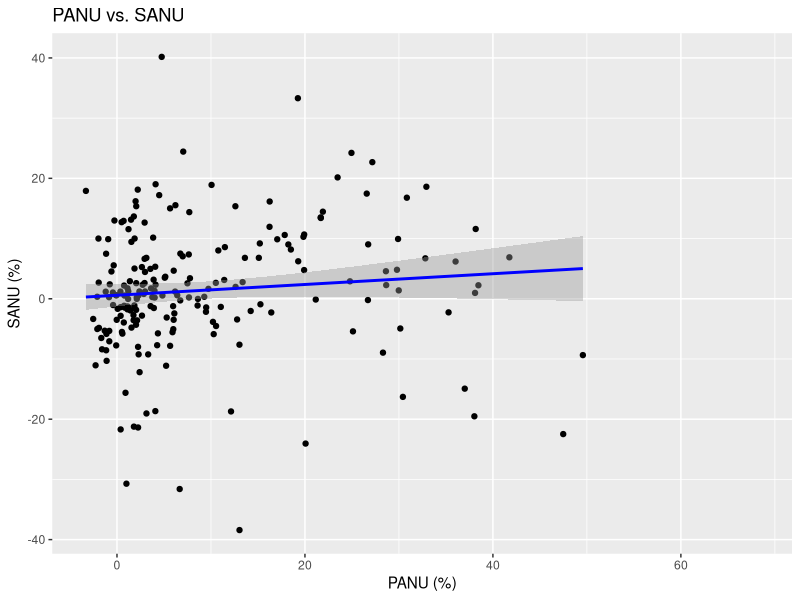
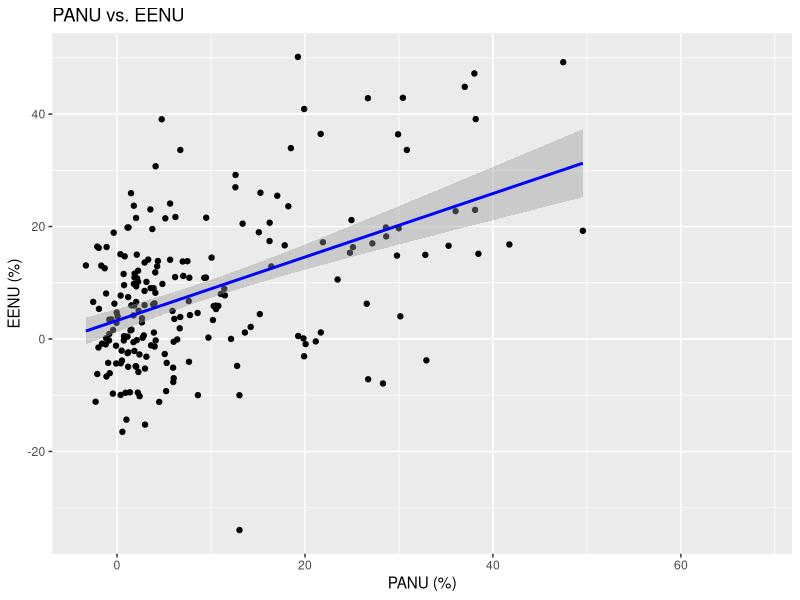
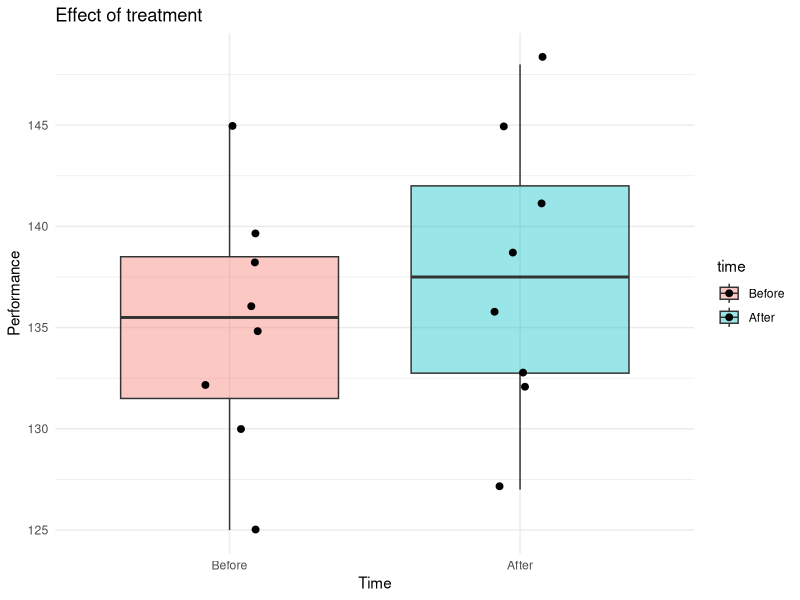
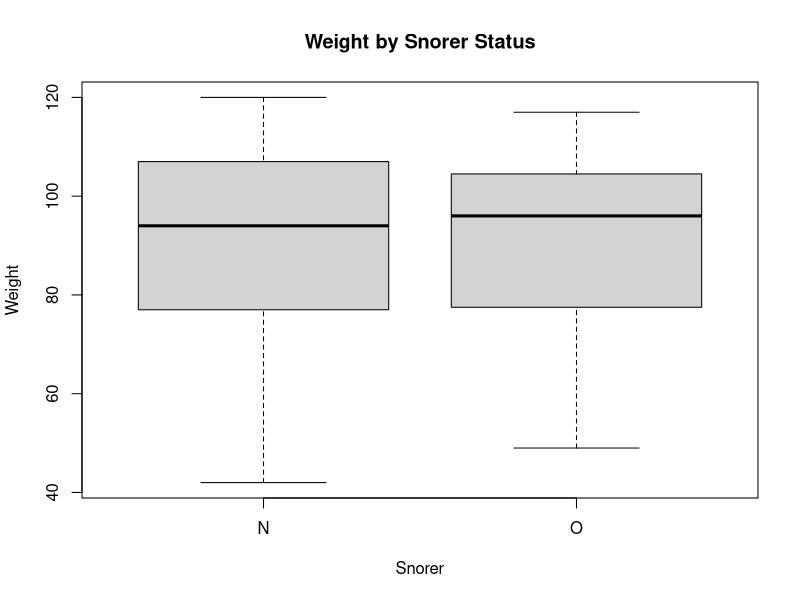
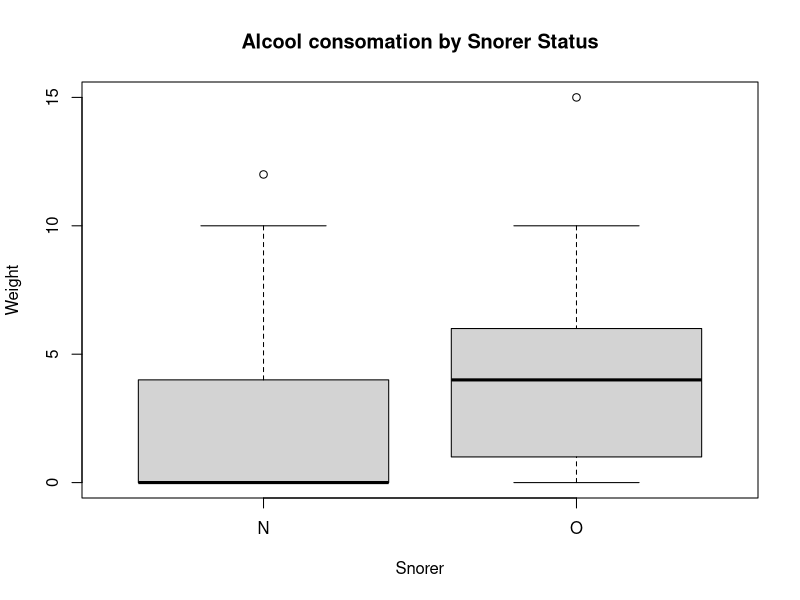
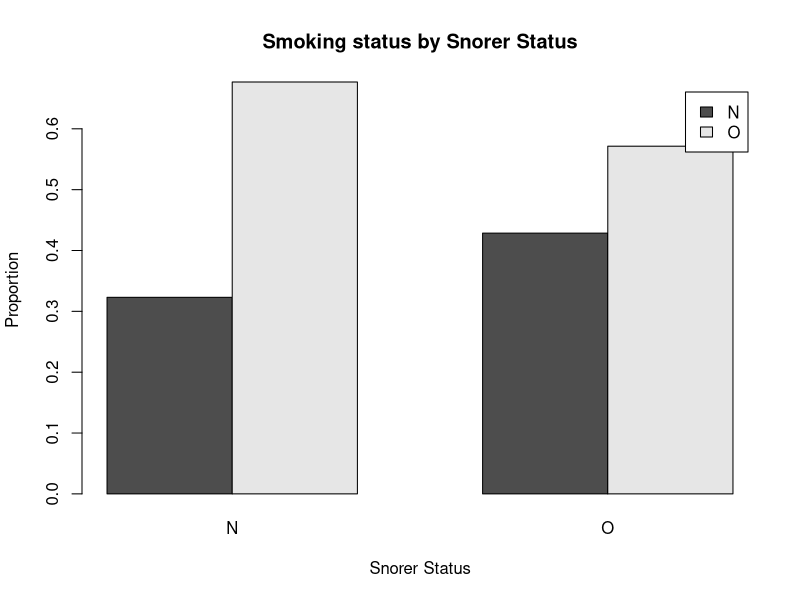
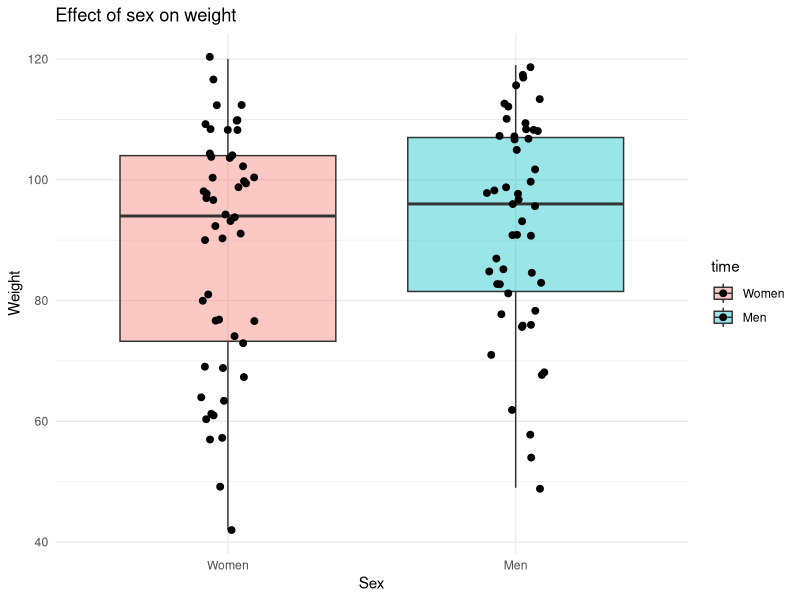
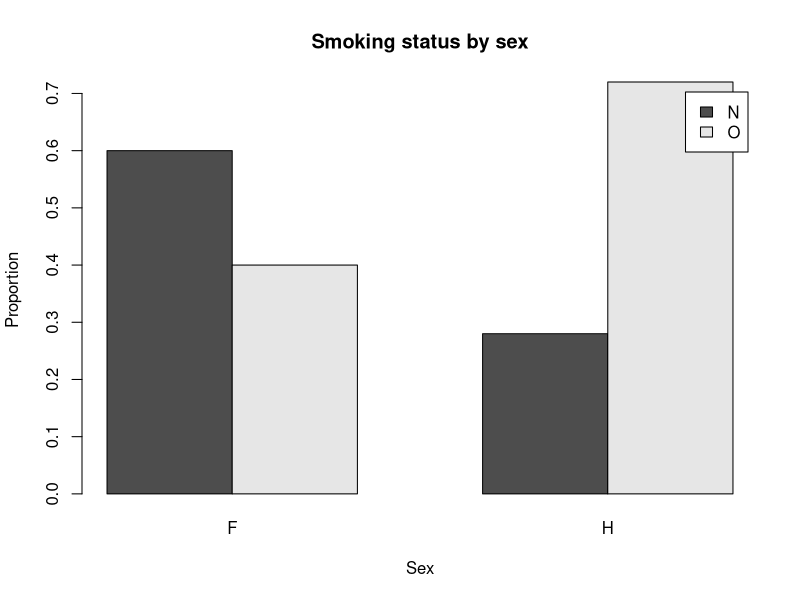

Generate these figures, in order, with R:
## ---- chunk 1
nonuse <- read.csv("data/test_data/NonUse.csv", sep=",", header=TRUE)
head(nonuse)
summary(nonuse)
## ---- chunk 2
cor.test(nonuse$PANU, nonuse$SANU, method = "spearman")
## ---- chunk 3
cor.test(nonuse$PANU, nonuse$EENU, method = "spearman")
## ---- chunk 4
library(ggplot2)
ggplot(nonuse, aes(x=PANU, y=SANU)) +
  geom_point() +
  geom_smooth(method='lm', formula= y~x, color='blue', se=T) +
  # xlim(-10, 60) +
  # ylim(-50, 50) +
  
labs(title="PANU vs. SANU", x="PANU (%)", y="SANU (%)")
## ---- chunk 5

ggplot(nonuse, aes(x=PANU, y=EENU)) +
  geom_point() +
  geom_smooth(method='lm', formula= y~x, color='blue', se=T) +
  # xlim(-10, 60) +
  # ylim(-50, 50) +
  
labs(title="PANU vs. EENU", x="PANU (%)", y="EENU (%)")
## ---- chunk 6
lm_sanu <- lm(SANU ~ PANU, data=nonuse)
summary(lm_sanu)
coef(lm_sanu)
slope_1 <- coef(lm_sanu)[2]
intercept_1 <- coef(lm_sanu)[1] #?
cat("Regression equation: SANU=", slope_1, "PANU +", intercept_1, "\n")
## ---- chunk 7
lm_eenu <- lm(EENU ~ PANU, data=nonuse)
summary(lm_eenu)
coef(lm_eenu)
slope_2 <- coef(lm_eenu)[2]
intercept_2 <- coef(lm_eenu)[1] 
cat("Regression equation: EENU=", slope_2, "PANU +", intercept_2, "\n")
## ---- chunk 8
a <- 1 / slope_1
b <- -intercept_1 / slope_1

cat("Regression equation : PANU =", a, "* SANU +", b, "\n")

# PANU = a*EENU + b
a <- 1 / slope_2
b <- -intercept_2 / slope_2

cat("Regression equation : PANU =", a, "* EENU +", b, "\n")
## ---- chunk 9
prepost <- read.csv("data/test_data/PrePost.csv", sep=",", header=TRUE)
head(prepost)
summary(prepost)
## ---- chunk 10
before = prepost$perf[prepost$time=="Before"]
after = prepost$perf[prepost$time=="After"]

diff <- after - before
shapiro.test(diff)
## ---- chunk 11
resultat <- t.test(before, after, paired = TRUE)

resultat
## ---- chunk 12
df_plot <- data.frame(
  value = c(before, after),
  time  = factor(rep(c("Before", "After"), each = length(before)),
                 levels = c("Before", "After"))
)

library(ggplot2)
ggplot(df_plot, aes(x = time, y = value, fill = time)) +
  geom_boxplot(alpha = 0.4) +
  geom_jitter(width = 0.1, size = 2) +
  labs(title = "Effect of treatment",
       x = "Time", y = "Performance") +
  theme_minimal()
## ---- chunk 13
data_s <- read.table("data/test_data/snore.txt", header = TRUE)
head(data_s)
summary(data_s)
## ---- chunk 14
weight = data_s$weight
shapiro.test(weight)
## ---- chunk 15
boxplot(weight ~ snore, data = data_s,
        main = "Weight by Snorer Status",
        xlab = "Snorer", ylab = "Weight")

wilcox.test(weight ~ snore, data = data_s)
## ---- chunk 16
alcool = data_s$alcool
shapiro.test(alcool)
## ---- chunk 17
boxplot(alcool ~ snore, data = data_s,
        main = "Alcool consomation by Snorer Status",
        xlab = "Snorer", ylab = "Weight")

wilcox.test(alcool ~ snore, data = data_s)
## ---- chunk 18
tab_1 <- table(data_s$snore, data_s$tabac)
tab_1

# Chi-square test
chisq.test(tab_1)

## ---- chunk 19
prop_tab_1 <- prop.table(tab_1, margin = 1)  # proportion par ligne
barplot(t(prop_tab_1), beside = TRUE, legend = TRUE,
        main = "Smoking status by Snorer Status",
        xlab = "Snorer Status", ylab = "Proportion")
## ---- chunk 20
men = data_s$weight[data_s$sex=="H"]
women = data_s$weight[data_s$sex=="F"]

diff_HF = women - men
shapiro.test(diff_HF)
## ---- chunk 21
resultat <- t.test(women, men, paired = FALSE)
resultat
## ---- chunk 22
w_plot <- data.frame(
  value = c(women, men),
  time  = factor(rep(c("Women", "Men"), each = length(women)),
                 levels = c("Women", "Men"))
)

library(ggplot2)
ggplot(w_plot, aes(x = time, y = value, fill = time)) +
  geom_boxplot(alpha = 0.4) +
  geom_jitter(width = 0.1, size = 2) +
  labs(title = "Effect of sex on weight",
       x = "Sex", y = "Weight") +
  theme_minimal()
## ---- chunk 23
tab <- table(data_s$sex, data_s$tabac)
tab

# Chi-square test
chisq.test(tab)

## ---- chunk 24
prop_tab <- prop.table(tab, margin = 1)  # proportion par ligne
barplot(t(prop_tab), beside = TRUE, legend = TRUE,
        main = "Smoking status by sex",
        xlab = "Sex", ylab = "Proportion")
